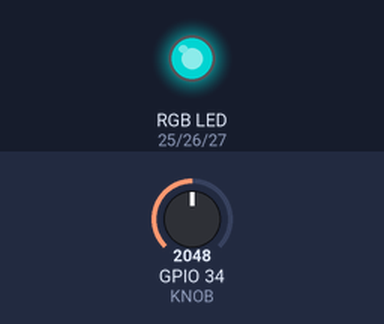
Bench run of a sketch on a simulated ESP32. Parts: an RGB LED mixed from three pins (HIGH = lit). Inputs (shaded band) come from the test bench; at power-on: GPIO 34 (KNOB) = 2048. Dim RGB values are drawn brighter than linear.

Above: at 1.2 s.
1.3 s: GPIO 34 (KNOB) set to 2866
At 2.0 s:
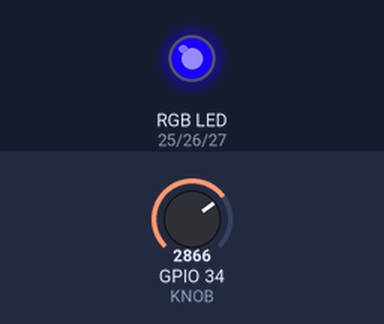
2.8 s: GPIO 34 (KNOB) set to 3603
At 4.0 s:
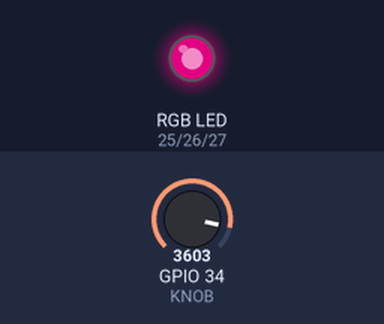
4.3 s: GPIO 34 (KNOB) set to 4095
At 5.5 s:
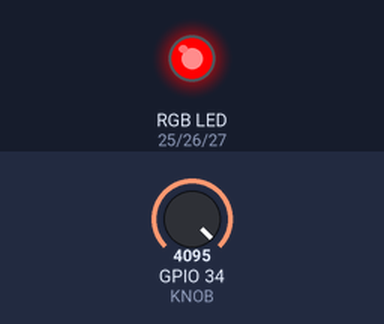
5.8 s: GPIO 34 (KNOB) set to 2047
At 6.4 s:
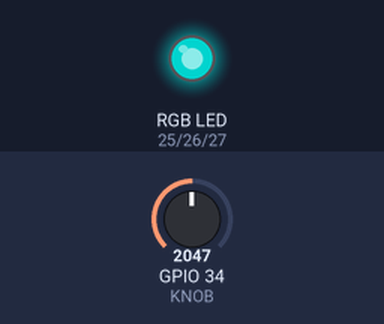
7.3 s: GPIO 34 (KNOB) set to 1228
At 8.0 s:
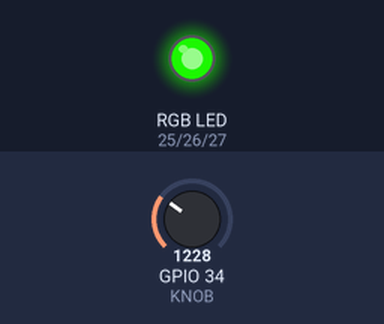
Timing chart, 0 to 9.8 s (numbered marks = the images above; inputs shaded):
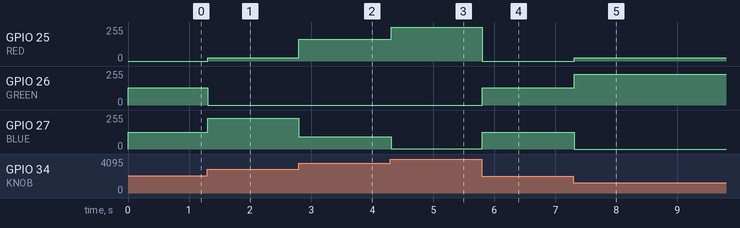

Measured:
- after the input at 1.3 s, GPIO 25 (RED): 0/255 → 24/255 at once; GPIO 26 (GREEN): 128/255 → 0/255 at once; GPIO 27 (BLUE): 127/255 → 231/255 at once
- after the input at 2.8 s, GPIO 25 (RED): 24/255 → 162/255 at once; GPIO 27 (BLUE): 231/255 → 93/255 at once
- after the input at 4.3 s, GPIO 25 (RED): 162/255 → 254/255 at once; GPIO 27 (BLUE): 93/255 → 1/255 at once
- after the input at 5.8 s, GPIO 25 (RED): 254/255 → 0/255 at once; GPIO 26 (GREEN): 0/255 → 129/255 at once; GPIO 27 (BLUE): 1/255 → 126/255 at once
- after the input at 7.3 s, GPIO 25 (RED): 0/255 → 26/255 at once; GPIO 26 (GREEN): 129/255 → 229/255 at once; GPIO 27 (BLUE): 126/255 → 0/255 at once

The sketch:

L05_KnobColor.ino
```cpp
// Lesson 5: Turn the knob to pick a colour
// RGB LED on 25/26/27, potentiometer middle leg on 34.

const int RED = 25;
const int GREEN = 26;
const int BLUE = 27;
const int KNOB = 34;

void setColor(int r, int g, int b) {
  analogWrite(RED, r);
  analogWrite(GREEN, g);
  analogWrite(BLUE, b);
}

void setup() {
  pinMode(RED, OUTPUT);
  pinMode(GREEN, OUTPUT);
  pinMode(BLUE, OUTPUT);
}

void loop() {
  int pos = map(analogRead(KNOB), 0, 4095, 0, 764);

  if (pos < 255) {
    setColor(255 - pos, pos, 0);          // red to green
  } else if (pos < 510) {
    pos = pos - 255;
    setColor(0, 255 - pos, pos);          // green to blue
  } else {
    pos = pos - 510;
    setColor(pos, 0, 255 - pos);          // blue to red
  }
  delay(20);
}
```
